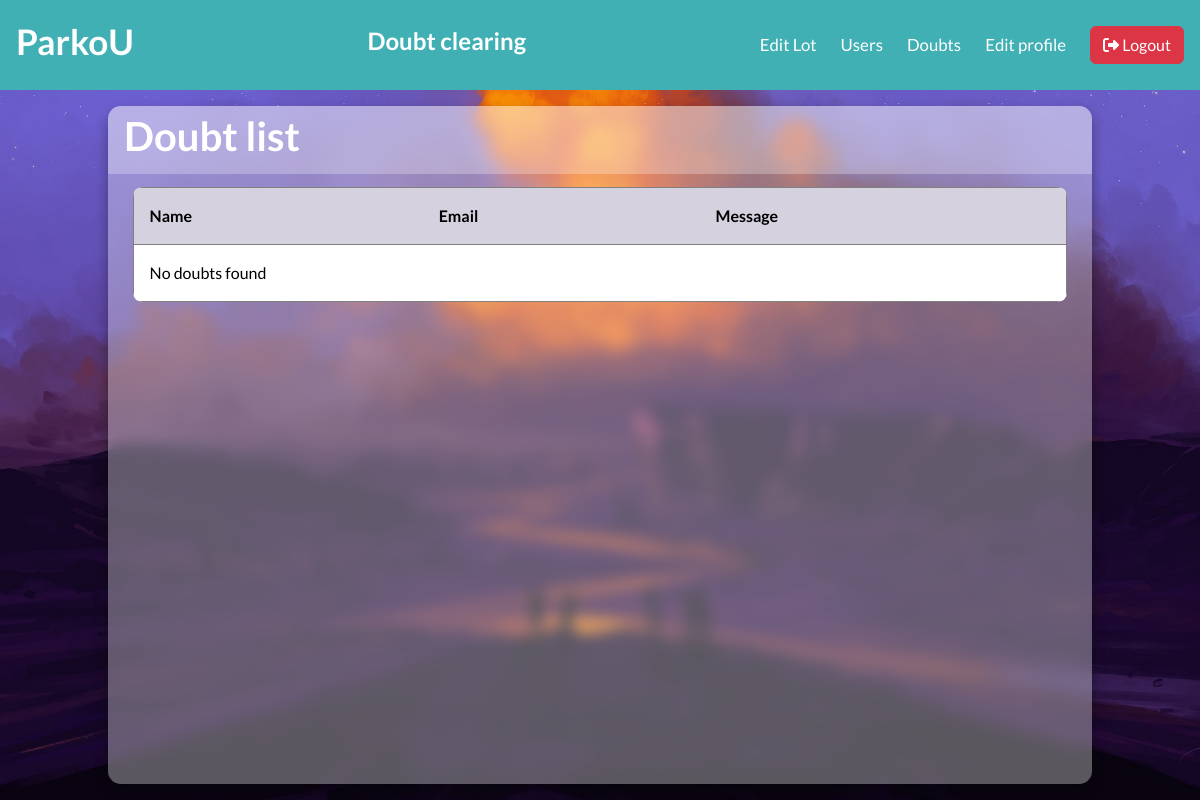
/admin/doubts (signed in), run on an earlier commit of the app's database.
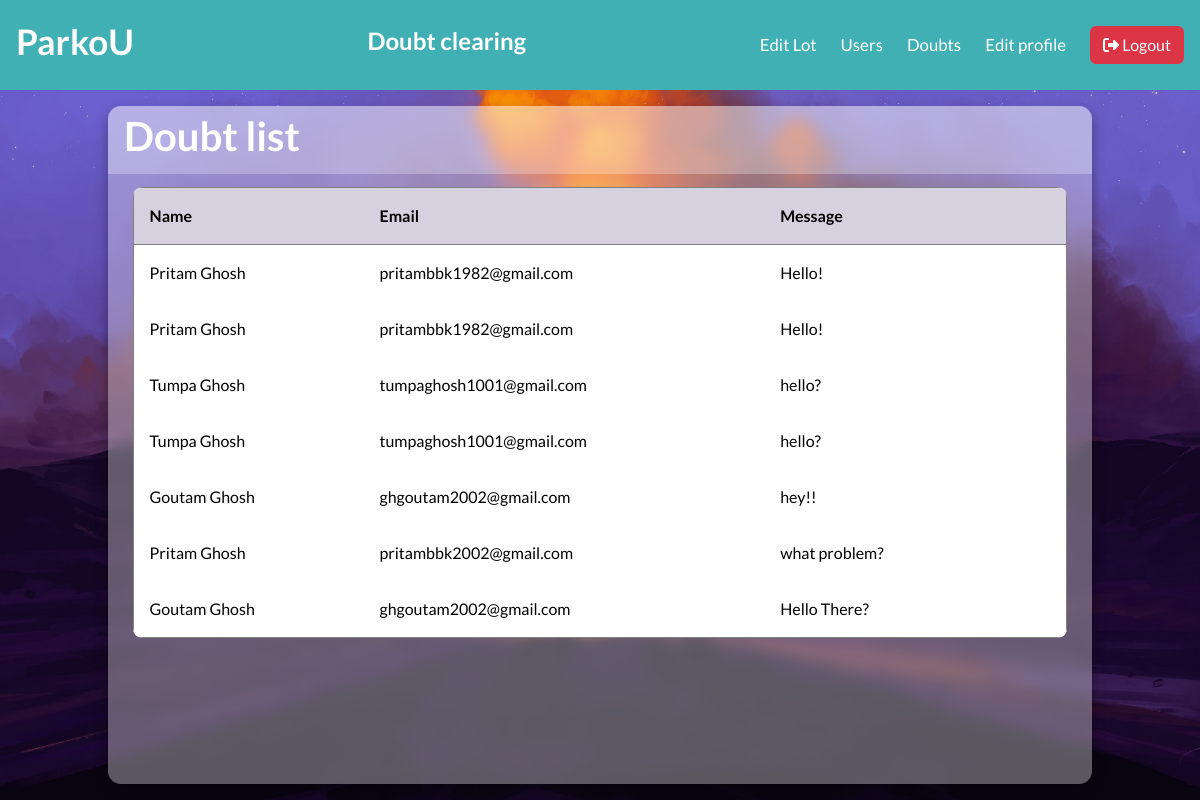
And on a later commit of the database.
### models/models.py (models this page shows)
class Doubt(db.Model):
    __tablename__ = "doubts"
    id = db.Column(db.Integer, primary_key = True)
    name = db.Column(db.String(128), nullable = False)
    email = db.Column(db.String(128), nullable = False)
    question = db.Column(db.String(512), nullable = False)

### controllers/routes.py (the view)
@app.route('/admin/doubts')
@admin_required
def doubt_page():
    doubts = Doubt.query.all()
    return render_template('/after_login_part/admin_side/doubt_page.html', doubts=doubts)

### controllers/routes.py (called while the page is built)
def admin_required(func):
    @wraps(func)
    def inner(*args,**kwargs):
        if "user_id" not in session:
            return redirect(url_for('login_page'))
        user=User.query.get(session['user_id'])
        if not user.is_admin:
            flash('You are not a authorized personel')
            return redirect(url_for('login_page'))
        return func(*args,**kwargs)
    return inner

### templates/after_login_part/admin_side/doubt_page.html (shortened to what this page needs)
{% extends "base.html" %}
{% block stylesheet %}
    <link rel="stylesheet" href="/static/css/after_login/admin_side/doubt_page.css">
{% endblock %}
{% block content %}
    <header class="header-content">
        <div class="brand">
            <h4>ParkoU</h4>
        </div>
        <div class="welcome-note">
            <h5>Doubt clearing</h5>
        </div>
        <nav class="navbar">
            <div class="nav-links">
                <a href="{{ url_for('admin_dashboard') }}" class="nav-link">Edit Lot</a>
                <a href="{{ url_for('user_details') }}" class="nav-link">Users</a>
                <a href="{{ url_for('doubt_page') }}" class="nav-link">Doubts</a>
                <a href="{{ url_for('edit_admin_profile') }}" class="nav-link">Edit profile</a>
                <a class="nav-link" href="{{ url_for('logout') }}">
                    <button type="button" id="btn-logout" class="btn btn-danger">
                        <i class="fa-solid fa-right-from-bracket"></i>
                        Logout
                    </button>
                </a>
            </div>
        </nav>
    </header>
    <main class="table" id="customers_table">
        <section class="table__header">
            <h1>Doubt list</h1>
        </section>
        <section class="table__body">
            <table border="1">
                <thead>
                    <tr>
                        <th> Name </th>
                        <th> Email </th>
                        <th> Message </th>
                    </tr>
                </thead>
                <tbody>
                    {% for doubt in doubts %}
                        <tr>
                        <td> {{ doubt.name }} </td>
                        <td> {{ doubt.email }} </td>
                        <td>
                            <div class="msg-doubt">
                                <div class="msg-data">
                                    {{ doubt.question }}
                                </div>
                            </div>
                        </td>
                        </tr>
                    {% else %}
                        <tr>
                        <td colspan="3"> No doubts found </td>
                        </tr>
                    {% endfor %}
                </tbody>
            </table>
        </section>
    </main>
{% endblock %}

What changed in the data, as far as the page shows it:
added Doubt: name "Pritam Ghosh", email "pritambbk1982@gmail.com", question "Hello!"
added Doubt: name "Pritam Ghosh", email "pritambbk1982@gmail.com", question "Hello!"
added Doubt: name "Tumpa Ghosh", email "tumpaghosh1001@gmail.com", question "hello?"
added Doubt: name "Tumpa Ghosh", email "tumpaghosh1001@gmail.com", question "hello?"
added Doubt: name "Goutam Ghosh", email "ghgoutam2002@gmail.com", question "hey!!"
added Doubt: name "Pritam Ghosh", email "pritambbk2002@gmail.com", question "what problem?"
added Doubt: name "Goutam Ghosh", email "ghgoutam2002@gmail.com", question "Hello There?"
Also different on the page:
text no longer shown: "No doubts found"
